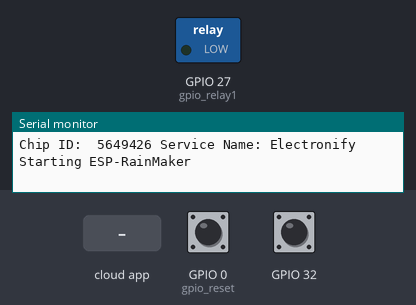
Simulated run of this sketch. Board: ESP32. Shown: switched loads named in the sketch (green lamp = pin HIGH), the last lines printed to the serial monitor. The test bench sets the inputs (shaded band); at power-on: GPIO 32 HIGH, GPIO 0 (gpio_reset) HIGH. WiFi joins after 1.5 s; servers stay silent unless stated.

Above: at 1.2 s.
1.3 s: GPIO 32 pulled LOW for 0.15 s
At 1.4 s:
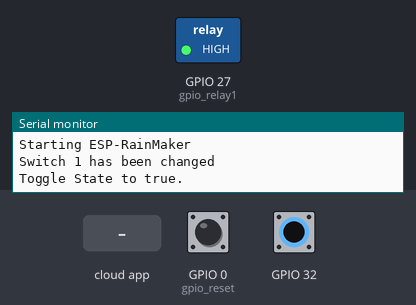
6.1 s: the phone or cloud app sets Switch_ch1 to 1
At 7.0 s:
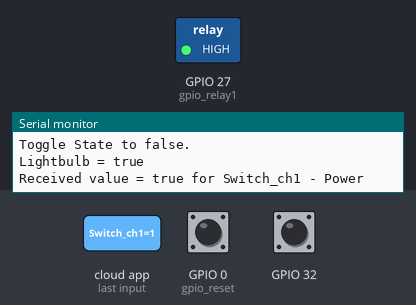
7.6 s: GPIO 32 pulled LOW for 3.2 s
At 8.1 s:
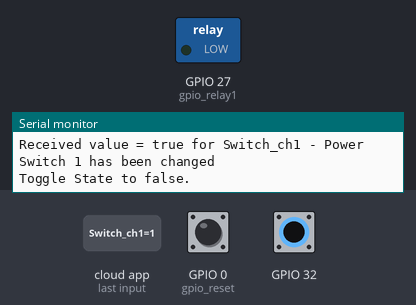
Timing chart, 0 to 12.3 s (numbered marks = the images above; inputs shaded):
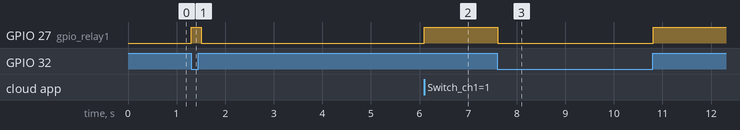

Measured:
- after the input at 1.3 s, GPIO 27 (gpio_relay1): LOW → HIGH at once, → LOW 0.20 s later
- after the input at 6.1 s, GPIO 27 (gpio_relay1): LOW → HIGH at once
- after the input at 7.6 s, GPIO 27 (gpio_relay1): HIGH → LOW at once, → HIGH 3.2 s later

The sketch:

ESPRainmakerCode_SmartifyMini_v1_Electronify.ino
```cpp
//This code is written by Souvik Ghosh
//Smartify Mini_v1_ESPRainMaker
//Electronify

#include "RMaker.h"
#include "WiFi.h"
#include "WiFiProv.h"
#define DEFAULT_POWER_MODE false

const char *service_name = "Electronify"; //name of node in BLE
const char *pop = "SouvikDebmitra@19"; //password

// GPIO for push button
static uint8_t gpio_reset = 0;
// GPIO for switch
static uint8_t gpio_switch1 = 32; //IO3
// GPIOs for relay
static uint8_t gpio_relay1 = 27; //IO18
/* Variables for reading pin status*/
bool switch_state_ch1 = false;

struct LightSwitch {
    const uint8_t pin;
    bool pressed;
};

// Define the light switches for channel 1 and 2
LightSwitch switch_ch1 = {gpio_switch1, false};

//The framework provides some standard device types like switch, lightbulb, fan, temperature sensor.
static LightBulb my_switch1("Switch_ch1", &gpio_relay1);

void sysProvEvent(arduino_event_t *sys_event)
{
    switch (sys_event->event_id) {
        case ARDUINO_EVENT_PROV_START:
#if CONFIG_IDF_TARGET_ESP32
        Serial.printf("\nProvisioning Started with name \"%s\" and PoP \"%s\" on BLE\n", service_name, pop);
        printQR(service_name, pop, "ble");
#else
        Serial.printf("\nProvisioning Started with name \"%s\" and PoP \"%s\" on SoftAP\n", service_name, pop);
        printQR(service_name, pop, "softap");
#endif
        break;
        case ARDUINO_EVENT_WIFI_STA_CONNECTED:
        Serial.printf("\nConnected to Wi-Fi!\n");
        break;
    }
}

void write_callback(Device *device, Param *param, const param_val_t val, void *priv_data, write_ctx_t *ctx)
{
    const char *device_name = device->getDeviceName();
    const char *param_name = param->getParamName();

    if(strcmp(device_name, "Switch_ch1") == 0) {

      Serial.printf("Lightbulb = %s\n", val.val.b? "true" : "false");

      if(strcmp(param_name, "Power") == 0) {
          Serial.printf("Received value = %s for %s - %s\n", val.val.b? "true" : "false", device_name, param_name);
        switch_state_ch1 = val.val.b;
        (switch_state_ch1 == false) ? digitalWrite(gpio_relay1, LOW) : digitalWrite(gpio_relay1, HIGH);
        param->updateAndReport(val);
      }

    }

}

void ARDUINO_ISR_ATTR isr(void* arg) {
    LightSwitch* s = static_cast<LightSwitch*>(arg);
    s->pressed = true;
}

void setup()
{
    uint32_t chipId = 0;

    Serial.begin(115200);

    // Configure the input GPIOs
    pinMode(gpio_reset, INPUT);
    pinMode(switch_ch1.pin, INPUT_PULLUP);
    attachInterruptArg(switch_ch1.pin, isr, &switch_ch1, CHANGE);

    // Set the Relays GPIOs as output mode
    pinMode(gpio_relay1, OUTPUT);


    // Write to the GPIOs the default state on booting
    digitalWrite(gpio_relay1, DEFAULT_POWER_MODE);

    Node my_node;
    my_node = RMaker.initNode("Smartify Mini v1");

    //Standard switch device
    my_switch1.addCb(write_callback);

    //Add switch device to the node
    my_node.addDevice(my_switch1);

    //This is optional
    RMaker.enableOTA(OTA_USING_PARAMS);
    //If you want to enable scheduling, set time zone for your region using setTimeZone().
    //The list of available values are provided here https://rainmaker.espressif.com/docs/time-service.html
    // RMaker.setTimeZone("Asia/Shanghai");
    // Alternatively, enable the Timezone service and let the phone apps set the appropriate timezone
    RMaker.enableTZService();
    RMaker.enableSchedule();

    //Service Name
    for(int i=0; i<17; i=i+8) {
      chipId |= ((ESP.getEfuseMac() >> (40 - i)) & 0xff) << i;
    }

    Serial.printf("\nChip ID:  %d Service Name: %s\n", chipId, service_name);

    Serial.printf("\nStarting ESP-RainMaker\n");
    RMaker.start();

    WiFi.onEvent(sysProvEvent);
#if CONFIG_IDF_TARGET_ESP32
    WiFiProv.beginProvision(WIFI_PROV_SCHEME_BLE, WIFI_PROV_SCHEME_HANDLER_FREE_BTDM, WIFI_PROV_SECURITY_1, pop, service_name);
#else
    WiFiProv.beginProvision(WIFI_PROV_SCHEME_SOFTAP, WIFI_PROV_SCHEME_HANDLER_NONE, WIFI_PROV_SECURITY_1, pop, service_name);
#endif
}

void loop()
{

    if (switch_ch1.pressed) {
        Serial.printf("Switch 1 has been changed\n");
        switch_ch1.pressed = false;
        // Toggle switch 1 device state
        switch_state_ch1 = !switch_state_ch1;
        Serial.printf("Toggle State to %s.\n", switch_state_ch1 ? "true" : "false");
        my_switch1.updateAndReportParam(ESP_RMAKER_DEF_POWER_NAME, switch_state_ch1);
        (switch_state_ch1 == false) ? digitalWrite(gpio_relay1, LOW) : digitalWrite(gpio_relay1, HIGH);
    }
    // Read GPIO0 (external button to reset device
    if(digitalRead(gpio_reset) == LOW) { //Push button pressed
        Serial.printf("Reset Button Pressed!\n");
        // Key debounce handling
        delay(100);
        int startTime = millis();
        while(digitalRead(gpio_reset) == LOW) delay(50);
        int endTime = millis();

        if ((endTime - startTime) > 10000) {
          // If key pressed for more than 10secs, reset all
          Serial.printf("Reset to factory.\n");
          RMakerFactoryReset(2);
        } else if ((endTime - startTime) > 3000) {
          Serial.printf("Reset Wi-Fi.\n");
          // If key pressed for more than 3secs, but less than 10, reset Wi-Fi
          RMakerWiFiReset(2);
        }
    }
    delay(100);
}
```
